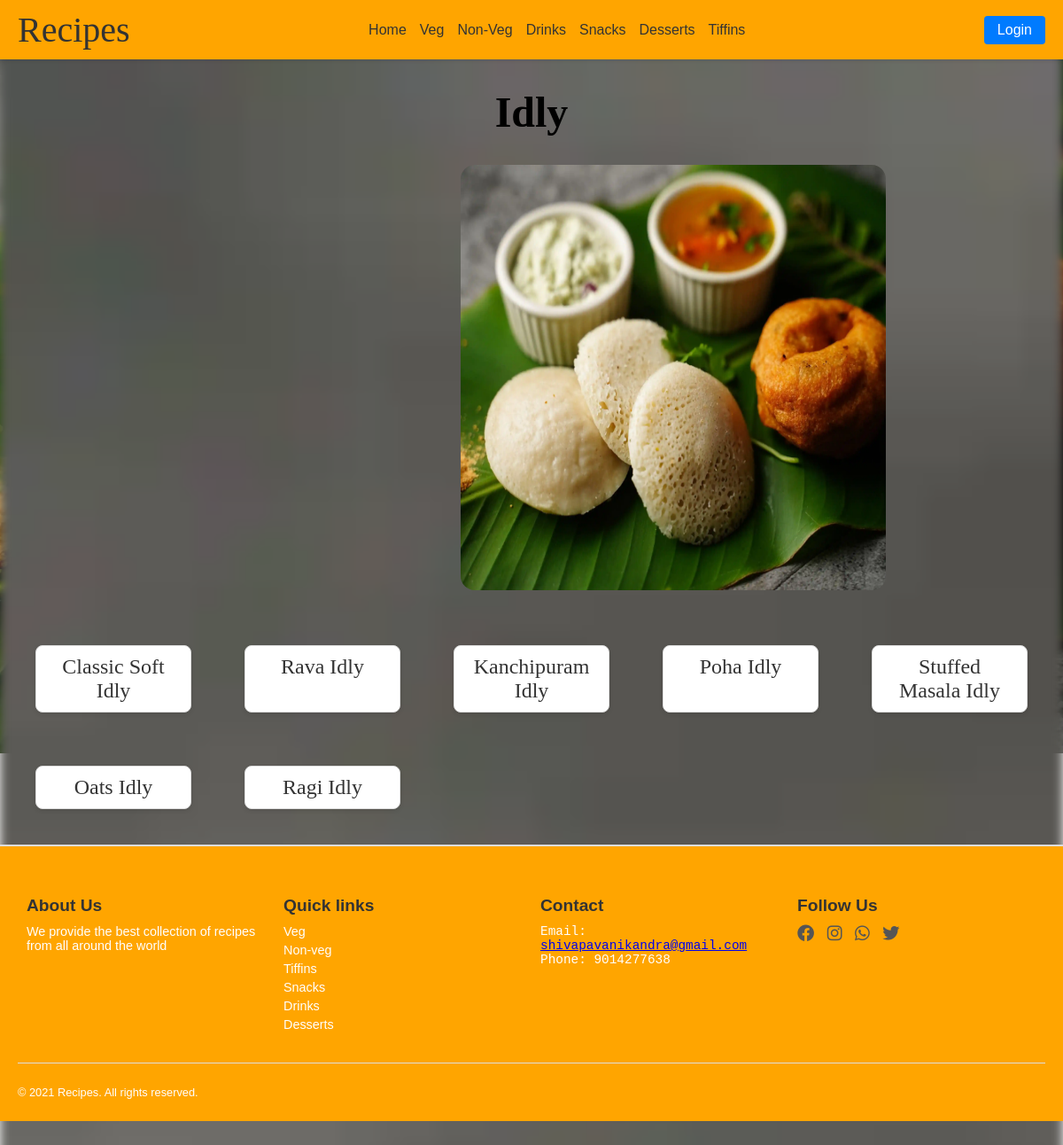
Screenshot of /tiffins/idly/ with the database file from the repository.
### tiffins/models.py (models this page shows, shortened)
class idly(models.Model):
    name=models.CharField(max_length=100)
    image=models.ImageField(upload_to='images/')
    ingredients=models.TextField()
    recipe=models.TextField()
    video=models.URLField(null=True,blank=True)

### tiffins/views.py (the view)
# urls.py: path('idly/',views.Idly,name='idly'),
def Idly(request):
    idlys = idly.objects.all()
    return render(request,'tiffins/idly.html',{'idlys':idlys})

### template/tiffins/idly.html (shortened to what this page needs)
<!DOCTYPE html>
<html lang="en">
<head>
    <link href="https://cdnjs.cloudflare.com/ajax/libs/font-awesome/6.0.0-beta3/css/all.min.css" rel="stylesheet">
<body>
    <nav>
        <div class="logo">Recipes</div>
        <div class="nav-links">
            <a href="{% url 'ourrecipe1:home' %}">Home</a>
            <div class="has-dropdown">
                <a href="{% url 'ourrecipe1:veg' %}">Veg</a>
            </div>
            <div class="has-dropdown">
                <a href="{% url 'ourrecipe1:nonveg' %}">Non-Veg</a>
            </div>
            <div class="has-dropdown">
                <a href="{% url 'ourrecipe1:drinks' %}">Drinks</a>
            </div>
            <div class="has-dropdown">
                <a href="{% url 'ourrecipe1:snacks' %}">Snacks</a>
            </div>
            <div class="has-dropdown">
                <a href="{% url 'ourrecipe1:dessert' %}">Desserts</a>
            </div>
            <div class="has-dropdown">
                <a href="{% url 'ourrecipe1:tiffins' %}">Tiffins</a>
            </div>
        </div>
        <div class="search-login">
            <button class="login-btn">Login</button>
        </div>
    </nav>
    <h1 id="head">Idly</h1>
    <div><img src="../../static/images/idlys.webp" alt="" id="img1"></div><br>
    <div class="fastfood-container">{% for i in idlys %}
    <a href="{% url 'tiffins:showidly' i.id %}" class="fastfood-item">{{i.name}}</a>
    {% endfor %}</div>
    <footer>
        <div class="footer-section">
        <h4>About Us</h4>
        <p>We provide the best collection of recipes from all
            around the world</p>
        </div>
        <div class="footer-section">
        <ul>
            <h4>Quick links</h4>
            <a href="{% url 'ourrecipe1:veg' %}" class="quick"><li>Veg</li></a>
            <a href="{% url 'ourrecipe1:nonveg' %}" class="quick"><li>Non-veg</li></a>
            <a href="{% url 'ourrecipe1:tiffins' %}" class="quick"><li>Tiffins</li></a>
            <a href="{% url 'ourrecipe1:snacks' %}" class="quick"><li>Snacks</li></a>
            <a href="{% url 'ourrecipe1:drinks' %}" class="quick"><li>Drinks</li></a>
            <a href="{% url 'ourrecipe1:dessert' %}" class="quick"><li>Desserts</li></a>
        </ul>
        </div>
        <div class="footer-section">
        <h4>Contact</h4>
        <pre>Email:
<a href="#">shivapavanikandra@gmail.com</a>
Phone: 9014277638
        </pre>
        </div>
        <div class="footer-section">
        <h4>Follow Us</h4>
        <a href="#"><i class="fa-brands fa-facebook"></i></a>
        <a href="#"><i class="fa-brands fa-instagram"></i></a>
        <a href="#"><i class="fa-brands fa-whatsapp"></i></a>
        <a href="#"><i class="fa-brands fa-twitter"></i></a>
        </div>
        <hr>
        <p id="f2">&copy; 2021 Recipes. All rights reserved.</p>
    </footer>
</body>
</html>

### template/tiffins/idly.html (style rules this page uses)
body { margin: 0; font-family: Arial, sans-serif; background-image: url(../../static/images/idlys.webp); background-repeat: no-repeat; background-size: cover; background-position: center; }
body::before { content: ""; position: absolute; top: 0vh; left: 0; right: 0; bottom: -80vh; background-image: inherit; background-size: inherit; background-repeat: inherit; filter: blur(6px); z-index: -1; }
#img1 { position: relative; z-index: 1; }
nav { display: flex; justify-content: space-between; align-items: center; background-color: orange; padding: 10px 20px; box-shadow: 0 2px 4px rgba(0, 0, 0, 0.1); }
.logo { font-size: 2.5rem; font-family: cursive; color: #333; }
.nav-links { display: flex; gap: 15px; }
.nav-links a { text-decoration: none; font-size: 1rem; color: #333; transition: color 0.3s; }
.has-dropdown { position: relative; }
.search-login { display: flex; gap: 10px; align-items: center; }
.login-btn { background-color: #007BFF; color: white; border: none; padding: 7px 15px; border-radius: 4px; font-size: 1rem; cursor: pointer; transition: background-color 0.3s; }
footer { display: flex; flex-wrap: wrap; justify-content: space-between; background-color: orange; padding: 20px; border-top: 2px solid #ddd; }
footer h4 { margin-bottom: 10px; font-size: 1.2rem; color: #333; }
footer p, pre { font-size: 0.9rem; color: white; margin: 5px 0; }
ul { list-style-type: none; padding: 0; margin: 0; }
ul a { text-decoration: none; color: white; font-size: 0.9rem; margin: 5px 0; display: block; }
footer a i { font-size: 1.2rem; color: #555; margin-right: 10px; transition: color 0.3s ease; }
footer hr { width: 100%; border: none; border-top: 1px solid #ddd; margin: 20px 0; }
#f2 { text-align: center; font-size: 0.8rem; color: white; }
.footer-section { flex: 1; min-width: 200px; margin: 10px; }
#img1 { width: 40%; height: 60vh; margin-left: 65vh; border-radius: 2vh; }
#head { font-size: 3rem; font-family: cursive; text-align: center; }
.fastfood-container { display: grid; grid-template-columns: repeat(auto-fit, minmax(150px, 1fr)); gap: 60px; padding: 40px; max-width: 1200px; margin: 0 auto; }
.fastfood-item { display: block; text-align: center; text-decoration: none; font-family: cursive; font-size: 1.5em; color: #333; background-color: #fff; padding: 10px 15px; border: 1px solid #ddd; border-radius: 8px; box-shadow: 0 2px 5px rgba(0, 0, 0, 0.1); transition: transform 0.2s, box-shadow 0.2s; }

### rows the page displays
idly: name "Classic Soft Idly"
idly: name "Rava Idly"
idly: name "Kanchipuram Idly"
idly: name "Poha Idly"
idly: name "Stuffed Masala Idly"
idly: name "Oats Idly"
idly: name "Ragi Idly"
